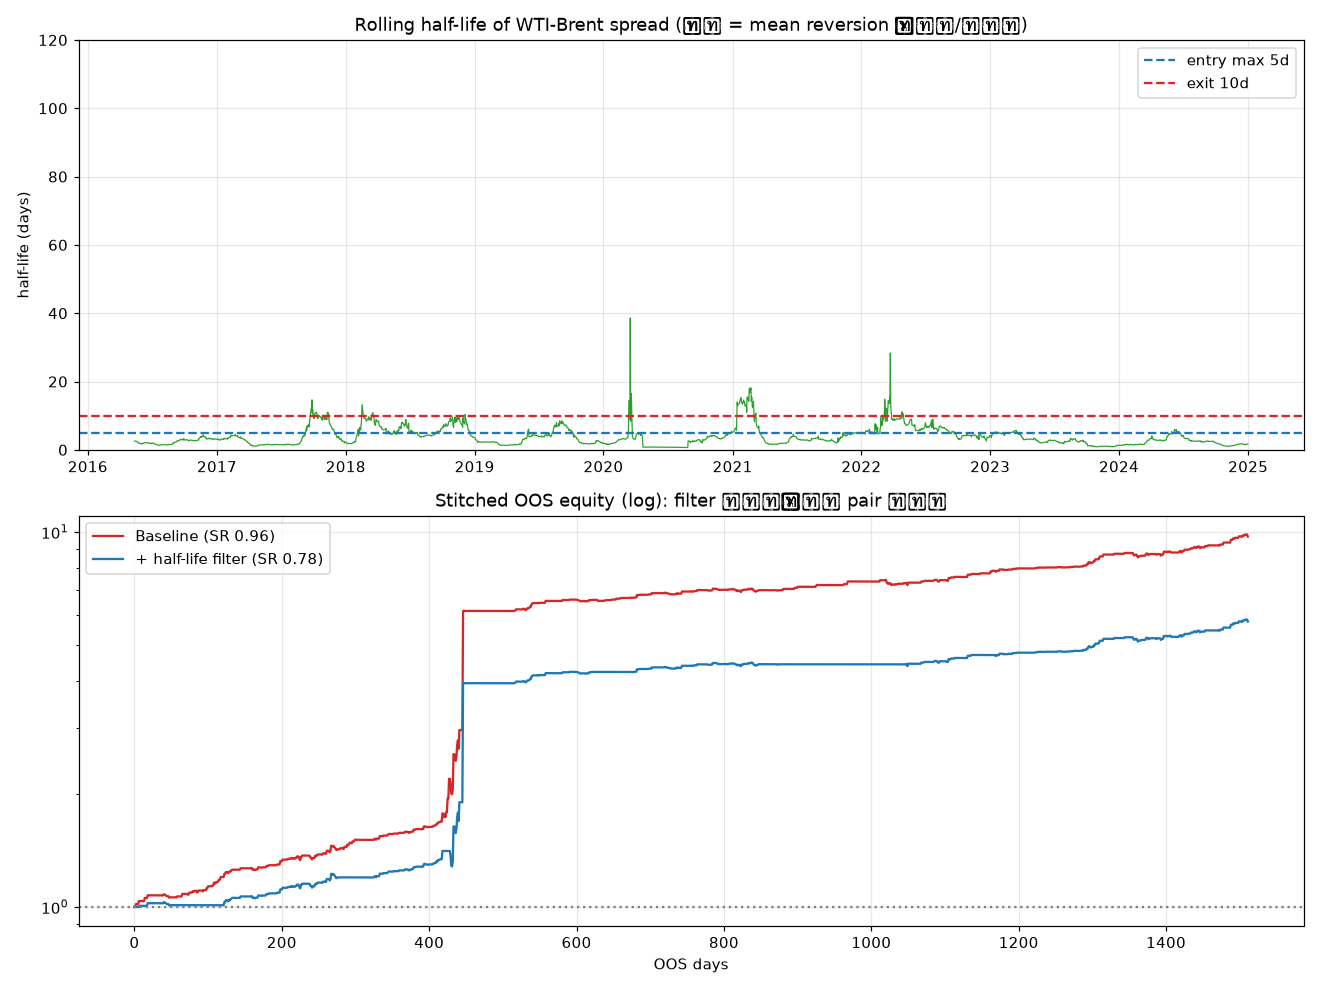

This chart was generated by the following Python code:
"""
ข้อ 3: Half-life de-selection filter (WTI-Brent walk-forward OOS)
แนวคิด: spread ที่ mean-revert จริง -> half-life สั้น. ถ้า half-life ยาวขึ้น/ติดลบ
        = mean reversion อ่อน/พัง = pair กำลังตาย -> หยุดเทรด
Filter:
 - เปิดสถานะใหม่ได้เฉพาะเมื่อ 0 < half-life < HL_MAX
 - ถ้าถืออยู่แล้ว half-life แย่ (>HL_EXIT หรือ ติดลบ) -> บังคับปิด (de-select)
เทียบ baseline (ไม่มี filter) vs with half-life filter
"""
import numpy as np, pandas as pd
import matplotlib; matplotlib.use("Agg")
import matplotlib.pyplot as plt

def load(f): return pd.read_csv(f, parse_dates=["Date"]).set_index("Date")["Price"]
df=pd.concat([load("/tmp/wti-daily.csv").rename("WTI"),
              load("/tmp/brent-daily.csv").rename("Brent")],axis=1).dropna()
df=df.loc["2016-01-01":"2024-12-31"]; W=df["WTI"].values; B=df["Brent"].values; N=len(df)

def kalman(q=1e-4,r=1.0):
    x=np.array([1.0,0.0]);P=np.eye(2);Q=np.eye(2)*q;R=r;beta=np.zeros(N)
    for t in range(N):
        H=np.array([B[t],1.0]);P=P+Q;e=W[t]-H@x;S=H@P@H+R;K=(P@H)/S
        x=x+K*e;P=P-np.outer(K,H)@P;beta[t]=x[0]
    return beta
def zscore(sp,win=60):
    s=pd.Series(sp);mu=s.rolling(win).mean().values;sd=s.rolling(win).std().values
    return np.where(sd>0,(sp-mu)/sd,0.0)
def sharpe(r): return np.mean(r)/np.std(r)*np.sqrt(252) if np.std(r)>0 else 0.0

def rolling_halflife(sp, win=90):
    """half-life ของ AR(1): Δs = a + b*s_lag ; hl = -ln2/b (b<0). คืน array (nan ถ้าไม่ mean-revert)"""
    hl=np.full(N, np.nan)
    for t in range(win, N):
        s=sp[t-win:t]; lag=s[:-1]; dif=np.diff(s)
        v=np.var(lag)
        if v<=0: continue
        b=np.cov(lag,dif,bias=True)[0,1]/v
        if b<0: hl[t]=-np.log(2)/b
    return hl

def backtest(beta,entry,lo,hi,hl=None,HL_MAX=None,HL_EXIT=None,cost_bps=5,carry_annual=0.04):
    cost=cost_bps/1e4; carry=carry_annual/252.0
    sp=W-beta*B; z=zscore(sp)
    pos=0;beta_e=0.0;gross_e=0.0;rets=np.zeros(N);trades=0;blocked=0
    for t in range(max(lo,1),hi):
        if pos!=0:
            pnl=pos*((W[t]-W[t-1])-beta_e*(B[t]-B[t-1])); rets[t]=pnl/gross_e - carry
        # de-selection: บังคับปิดถ้า pair กำลังตาย
        if pos!=0 and hl is not None:
            dead = np.isnan(hl[t]) or hl[t]>HL_EXIT
            if dead: pos=0; rets[t]-=cost; trades+=1; continue
        if pos==0:
            if abs(z[t])>entry:
                ok=True
                if hl is not None:
                    ok = (not np.isnan(hl[t])) and (0<hl[t]<HL_MAX)
                if ok:
                    pos=-1 if z[t]>0 else 1; beta_e=beta[t]
                    gross_e=abs(W[t])+abs(beta_e*B[t]); rets[t]-=cost; trades+=1
                else: blocked+=1
        else:
            if (pos==-1 and z[t]<=0) or (pos==1 and z[t]>=0): pos=0; rets[t]-=cost; trades+=1
    return rets[lo:hi], trades, blocked

beta_k=kalman()
HL=rolling_halflife(W-B)   # monitor บน level spread (เศรษฐกิจจริง) ไม่ใช่ Kalman residual
grid=[1.0,1.25,1.5,1.75,2.0,2.25,2.5]; TRAIN,TEST=504,126
HL_MAX, HL_EXIT = 5, 10   # เปิดได้ถ้า hl<5 วัน, บังคับออกถ้า hl>10 วัน (กัดจริง)

def walkforward(use_filter):
    wins=[]; lo=120
    while lo+TRAIN+TEST<=N:
        tr0,tr1=lo,lo+TRAIN; te0,te1=tr1,tr1+TEST
        hl_arg=HL if use_filter else None
        best=None
        for e in grid:
            r,_,_=backtest(beta_k,e,tr0,tr1,hl_arg,HL_MAX,HL_EXIT); s=sharpe(r)
            if best is None or s>best[1]: best=(e,s)
        r,tr,bl=backtest(beta_k,best[0],te0,te1,hl_arg,HL_MAX,HL_EXIT)
        wins.append((df.index[te0].date(),sharpe(r),np.prod(1+r)-1,tr,bl,r))
        lo+=TEST
    return wins

base=walkforward(False); filt=walkforward(True)
print(f"half-life filter: เปิดได้ถ้า hl<{HL_MAX}วัน, บังคับออกถ้า hl>{HL_EXIT}วัน\n")
print(f"{'OOS window':<13}{'BASE SR':>9}{'BASE ret':>10}{'BASE tr':>8}  |{'FILT SR':>9}{'FILT ret':>10}{'FILT tr':>8}{'blocked':>9}")
print("-"*86)
for (d,sb,rb,tb,_,_),(_,sf,rf,tf,bl,_) in zip(base,filt):
    mark=" *COVID" if str(d)=="2020-01-10" else ""
    print(f"{str(d):<13}{sb:>9.2f}{rb*100:>9.1f}%{tb:>8}  |{sf:>9.2f}{rf*100:>9.1f}%{tf:>8}{bl:>9}{mark}")

rb_all=np.concatenate([w[5] for w in base]); rf_all=np.concatenate([w[5] for w in filt])
def ex_covid(wins): return np.concatenate([w[5] for w in wins if str(w[0])!="2020-01-10"])
print(f"\nStitched OOS รวม:")
print(f"  Baseline      : Sharpe {sharpe(rb_all):.2f}  ret {(np.prod(1+rb_all)-1)*100:.0f}%  trades {sum(w[3] for w in base)}")
print(f"  + HL filter   : Sharpe {sharpe(rf_all):.2f}  ret {(np.prod(1+rf_all)-1)*100:.0f}%  trades {sum(w[3] for w in filt)}  blocked {sum(w[4] for w in filt)}")
print(f"\nStitched OOS (ตัด COVID):")
print(f"  Baseline      : Sharpe {sharpe(ex_covid(base)):.2f}  ret {(np.prod(1+ex_covid(base))-1)*100:.0f}%")
print(f"  + HL filter   : Sharpe {sharpe(ex_covid(filt)):.2f}  ret {(np.prod(1+ex_covid(filt))-1)*100:.0f}%")

fig,ax=plt.subplots(2,1,figsize=(12,9))
ax[0].plot(df.index, HL, 'C2', lw=.8); ax[0].axhline(HL_MAX,color='C0',ls='--',label=f'entry max {HL_MAX}d')
ax[0].axhline(HL_EXIT,color='C3',ls='--',label=f'exit {HL_EXIT}d'); ax[0].set_ylim(0,120)
ax[0].set_title("Rolling half-life of WTI-Brent spread (สูง = mean reversion อ่อน/ตาย)")
ax[0].set_ylabel("half-life (days)"); ax[0].legend(); ax[0].grid(alpha=.3)
ax[1].plot(np.cumprod(1+rb_all),'C3',label=f'Baseline (SR {sharpe(rb_all):.2f})')
ax[1].plot(np.cumprod(1+rf_all),'C0',label=f'+ half-life filter (SR {sharpe(rf_all):.2f})')
ax[1].set_yscale('log'); ax[1].axhline(1,color='gray',ls=':')
ax[1].set_title("Stitched OOS equity (log): filter หลบช่วง pair ตาย"); ax[1].set_xlabel("OOS days"); ax[1].legend(); ax[1].grid(alpha=.3)
plt.tight_layout(); plt.savefig("/home/user/Claude-code-project/wti_brent_halflife.png",dpi=110)
print("\nบันทึกกราฟ: wti_brent_halflife.png")
